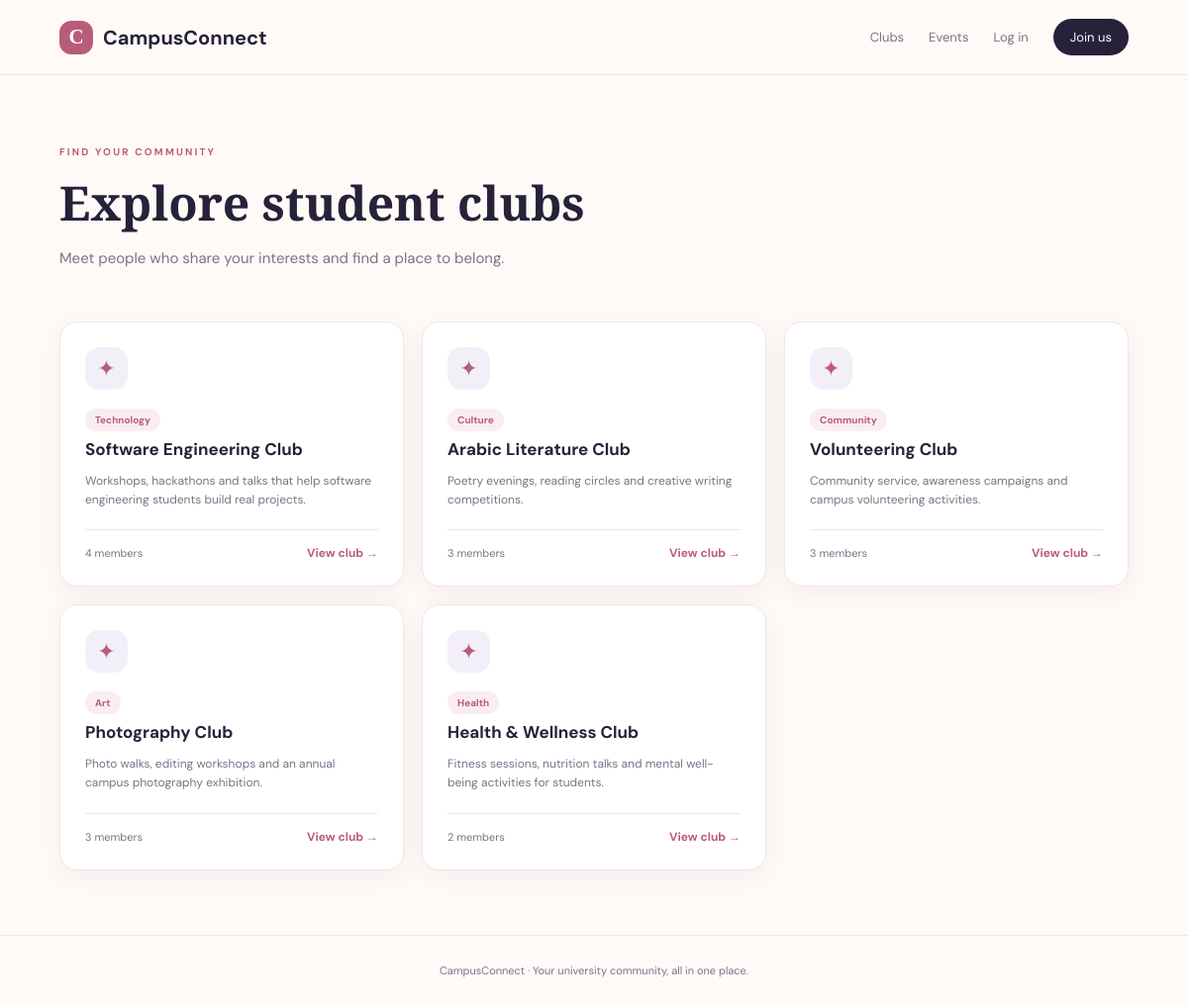
Screenshot of /clubs.php with the database file from the repository.
### tables this page shows
CREATE TABLE IF NOT EXISTS clubs (
 id INT AUTO_INCREMENT PRIMARY KEY,
 leader_id INT NOT NULL,
 name VARCHAR(150) NOT NULL,
 category VARCHAR(100) DEFAULT NULL,
 description TEXT,
 created_at TIMESTAMP DEFAULT CURRENT_TIMESTAMP,
 CONSTRAINT fk_club_leader FOREIGN KEY (leader_id) REFERENCES users(id) ON DELETE CASCADE
);

### helpers.php (called while the page is built, shortened)
<?php
function e($value) { return htmlspecialchars((string)$value, ENT_QUOTES, 'UTF-8'); }
?>

### clubs.php (the view)
<?php $pageTitle='Clubs'; require 'header.php'; $clubs=$pdo->query("SELECT c.*,u.name AS leader_name,(SELECT COUNT(*) FROM memberships m WHERE m.club_id=c.id) AS members FROM clubs c JOIN users u ON u.id=c.leader_id ORDER BY c.created_at DESC")->fetchAll(); ?>
<section class="page-intro"><span class="eyebrow">FIND YOUR COMMUNITY</span><h1>Explore student clubs</h1><p>Meet people who share your interests and find a place to belong.</p></section>
<div class="cards club-grid"><?php if(!$clubs): ?><div class="empty">No clubs have been added yet.</div><?php endif; ?><?php foreach($clubs as $c): ?><article class="club-card"><div class="club-icon">✦</div><span class="tag"><?=e($c['category']?:'Student community')?></span><h3><?=e($c['name'])?></h3><p><?=e($c['description'])?></p><div class="club-meta"><span><?= (int)$c['members']?> members</span><a class="text-link" href="club.php?id=<?=$c['id']?>">View club →</a></div></article><?php endforeach; ?></div>
<?php require 'footer.php'; ?>

### assets/style.css (style rules this page uses)
:root { --ink:#252239;--muted:#777487;--pink:#e8a6b5;--pink-dark:#b85d79;--cream:#fffaf8;--line:#f0e6e5;--lav:#f3eff8;--white:#fff;--shadow:0 18px 50px rgba(68,43,65,.08) }
* { box-sizing:border-box }
body { margin:0;background:var(--cream);color:var(--ink);font-family:'DM Sans',sans-serif }
.eyebrow { font-size:10px;letter-spacing:2.2px;color:var(--pink-dark);font-weight:700 }
.hero h1,.page-intro h1,.auth-wrap h1,.event-detail h1 { font-family:'Playfair Display',serif;font-size:clamp(42px,5vw,65px);line-height:1.08;margin:17px 0 }
.hero-copy>p,.page-intro>p { color:var(--muted);line-height:1.8;max-width:510px;font-size:15px }
.text-link { font-size:12px;color:var(--pink-dark);text-decoration:none;font-weight:700 }
.cards { display:grid;grid-template-columns:repeat(3,1fr);gap:18px;margin-bottom:65px }
.event-card,.club-card,.list-card { background:#fff;border:1px solid var(--line);border-radius:18px;padding:22px;display:flex;gap:17px;box-shadow:0 6px 25px #432c4010 }
.event-card h3,.club-card h3,.list-card h3 { margin:7px 0;font-size:17px }
.event-card p,.club-card p,.list-card p { color:var(--muted);font-size:12px;line-height:1.6 }
.tag { display:inline-block;color:var(--pink-dark);background:#faedf1;border-radius:20px;padding:5px 10px;font-size:10px;font-weight:700 }
.page-intro { padding:65px 0 35px }
.page-intro h1 { font-size:48px }
.club-grid { grid-template-columns:repeat(3,1fr) }
.club-card { display:block;padding:25px }
.club-icon { width:43px;height:43px;display:grid;place-items:center;background:var(--lav);color:var(--pink-dark);border-radius:14px;font-size:22px;margin-bottom:18px }
.club-meta { display:flex;justify-content:space-between;align-items:center;border-top:1px solid var(--line);padding-top:15px;margin-top:20px;font-size:11px;color:var(--muted) }

### rows the page displays
clubs: category "Technology", name "Software Engineering Club", description "Workshops, hackathons and talks that help software engineering students build real projects.", members "4"
clubs: category "Culture", name "Arabic Literature Club", description "Poetry evenings, reading circles and creative writing competitions.", members "3"
clubs: category "Community", name "Volunteering Club", description "Community service, awareness campaigns and campus volunteering activities.", members "3"
clubs: category "Art", name "Photography Club", description "Photo walks, editing workshops and an annual campus photography exhibition.", members "3"
clubs: category "Health", name "Health & Wellness Club", description "Fitness sessions, nutrition talks and mental well-being activities for students.", members "2"
